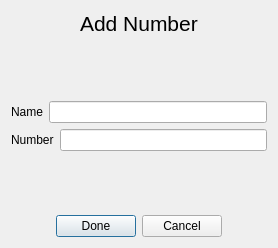
<?xml version="1.0" encoding="UTF-8"?>
<ui version="4.0">
 <class>AddNumber</class>
 <widget class="QDialog" name="AddNumber">
  <property name="geometry">
   <rect>
    <x>0</x>
    <y>0</y>
    <width>278</width>
    <height>248</height>
   </rect>
  </property>
  <property name="windowTitle">
   <string>Dialog</string>
  </property>
  <layout class="QVBoxLayout" name="verticalLayout">
   <item>
    <layout class="QHBoxLayout" name="horizontalLayout_4">
     <item>
      <spacer name="horizontalSpacer">
       <property name="orientation">
        <enum>Qt::Horizontal</enum>
       </property>
       <property name="sizeHint" stdset="0">
        <size>
         <width>40</width>
         <height>20</height>
        </size>
       </property>
      </spacer>
     </item>
     <item>
      <widget class="QLabel" name="label_2">
       <property name="font">
        <font>
         <pointsize>16</pointsize>
        </font>
       </property>
       <property name="text">
        <string>Add Number</string>
       </property>
      </widget>
     </item>
     <item>
      <spacer name="horizontalSpacer_2">
       <property name="orientation">
        <enum>Qt::Horizontal</enum>
       </property>
       <property name="sizeHint" stdset="0">
        <size>
         <width>40</width>
         <height>20</height>
        </size>
       </property>
      </spacer>
     </item>
    </layout>
   </item>
   <item>
    <spacer name="verticalSpacer">
     <property name="orientation">
      <enum>Qt::Vertical</enum>
     </property>
     <property name="sizeHint" stdset="0">
      <size>
       <width>20</width>
       <height>40</height>
      </size>
     </property>
    </spacer>
   </item>
   <item>
    <layout class="QHBoxLayout" name="horizontalLayout_2">
     <item>
      <widget class="QLabel" name="label">
       <property name="text">
        <string>Name</string>
       </property>
      </widget>
     </item>
     <item>
      <widget class="QLineEdit" name="name_lineEdit"/>
     </item>
    </layout>
   </item>
   <item>
    <layout class="QHBoxLayout" name="horizontalLayout_3">
     <item>
      <widget class="QLabel" name="label_3">
       <property name="text">
        <string>Number</string>
       </property>
      </widget>
     </item>
     <item>
      <widget class="QLineEdit" name="num_lineEdit"/>
     </item>
    </layout>
   </item>
   <item>
    <spacer name="verticalSpacer_2">
     <property name="orientation">
      <enum>Qt::Vertical</enum>
     </property>
     <property name="sizeHint" stdset="0">
      <size>
       <width>20</width>
       <height>40</height>
      </size>
     </property>
    </spacer>
   </item>
   <item>
    <layout class="QHBoxLayout" name="horizontalLayout">
     <item>
      <spacer name="horizontalSpacer_3">
       <property name="orientation">
        <enum>Qt::Horizontal</enum>
       </property>
       <property name="sizeHint" stdset="0">
        <size>
         <width>40</width>
         <height>20</height>
        </size>
       </property>
      </spacer>
     </item>
     <item>
      <widget class="QPushButton" name="done_Button">
       <property name="text">
        <string>Done</string>
       </property>
      </widget>
     </item>
     <item>
      <widget class="QPushButton" name="can_Button">
       <property name="text">
        <string>Cancel</string>
       </property>
      </widget>
     </item>
     <item>
      <spacer name="horizontalSpacer_4">
       <property name="orientation">
        <enum>Qt::Horizontal</enum>
       </property>
       <property name="sizeHint" stdset="0">
        <size>
         <width>40</width>
         <height>20</height>
        </size>
       </property>
      </spacer>
     </item>
    </layout>
   </item>
  </layout>
 </widget>
 <resources/>
 <connections/>
</ui>
